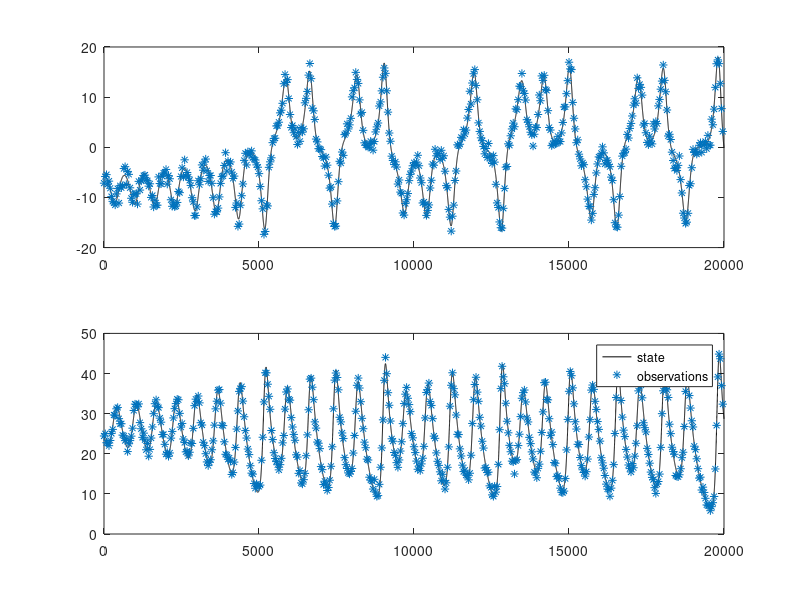
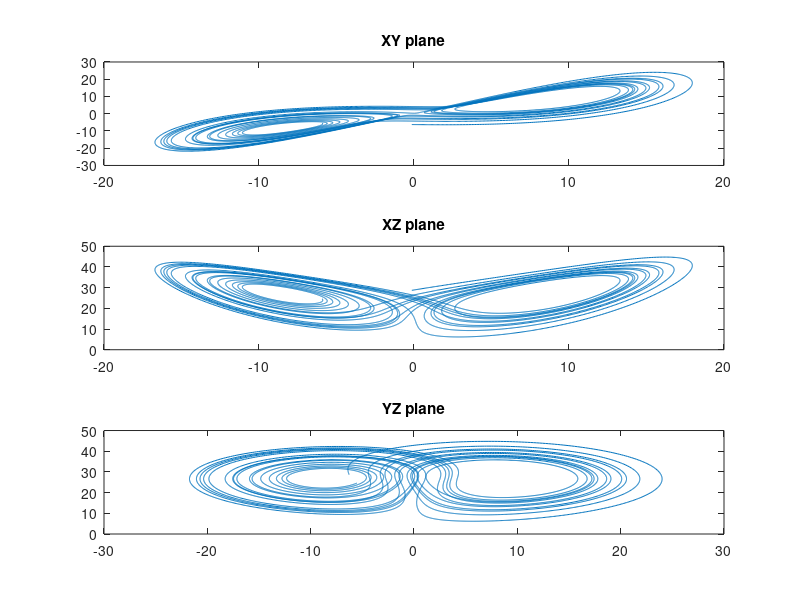

MATLAB code for these plots, in order:
clear
close all

%% Stochastic Lorenz 63 model

% Parameters
s = 10;
r = 28; 
b = 8/3; 

h=1e-3;     %time (integration) step
T = 20000;  % total number of time steps
Tobs = 40;  % steps/time between observations

s2x = h/2;  % variance of the state noise
s2y = 1;    % variance of the observation noise

dx = 3;     % dimension of the state
idx_observed = [1,3]; % which states are 'observed'
dy = length(idx_observed);     % dimension of the observation


x = zeros(3,T);
y = zeros(length(idx_observed),T);

% initialization
xinit = [-5.91652, -5.52332, 24.5723].';
x(:,1)=xinit + sqrt(s2x)*randn(dx,1);
y(:,1)=x(idx_observed,1)+sqrt(s2y)*randn(dy,1);


% Generating ground truth / synthetic data
for t = 2:T
   x(1,t) = x(1,t-1) + h * ( -s * (x(1,t-1) - x(2,t-1)) ) + sqrt(s2x*h)*randn ;
   x(2,t) = x(2,t-1) + h * (r*x(1,t-1) - x(2,t-1) - (x(1,t-1)*x(3,t-1)) ) + sqrt(s2x*h)*randn ;
   x(3,t) = x(3,t-1) + h * ( (-b * x(3,t-1)) + (x(1,t-1)*x(2,t-1)) ) + sqrt(s2x*h)*randn ;
   
   if mod(t,Tobs)==1
      y(:,t)=x(idx_observed,t)+sqrt(s2y)*randn(dy,1); 
   end
   
end

%% Figures

figure(1),
for i = 1:length(idx_observed)
    subplot(length(idx_observed),1,i),
    plot(1:T,x(idx_observed(i),:),'k'), hold on, 
    plot(1:Tobs:T,y(i,1:Tobs:end),'*')
end
legend('state','observations')
% sgtitle('State and observations')

figure(2)
subplot(311),
plot(x(1,:),x(2,:)), title('XY plane')

subplot(312),
plot(x(1,:),x(3,:)), title('XZ plane')

subplot(313),
plot(x(2,:),x(3,:)), title('YZ plane')
